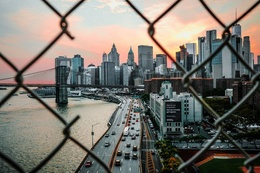
%> input picture Project0/1.jpg, 260 x 173 px, shrunk from 800 x 533 before the run
$ octave Project0.m   (GNU Octave 9; MATLAB toolbox functions it lacks are replaced by stand-ins)
%> lines starting %> are read from the running program, lines starting %| are printed output that depends on the picture; in (x1, y1, x2, y2) boxes, pixels count from 0 and x2, y2 are one past the last pixel; in counts of white or black regions, pixels touching at a corner belong together; the program's own positions count from 1
### Project0/histImg.m
function [] = histImg( image )
% Drawing histogram for an input image.
% 1430003045 钟钧儒

% Transfer to gray.
gray = rgb2gray(image);
% Get the width and length of the image.
[M,N] = size(gray);

% Initialize vectors with the length of 256
t = 1:256;
n = 1:256;
count = 0;
% Looping in grey value.
for z = 1:256
    for i = 1:M
        for j = 1:N
            % Counting the number of matching current grey value.
            if gray(i,j) == z - 1
                count = count + 1;
            end
        end
    end
    % Record the count.
    t(z) = count;
    % Reset the counter.
    count = 0;
end
% Draw the histogram.
figure(1);
disp(t')
stem(n,t);
grid on;
title('Histogram of image');

% Draw the CDF.
counts = t;
x = n;
counts = counts/M/N;
figure(2);
plot(x,counts);
grid on;
title('CDF of the image');
end

### Project0/histEqal.m
function [ ] = histEqal( image )
%Histogram equalization
%   1430003045 钟钧儒

% Transfer to gray.
gray = rgb2gray(image);
% Get the size of the image.
[M,N] = size(gray);
pixelCount = size(gray,1) * size(gray,2);
% Show the original gray image.
figure,imshow(gray);
title('Original image');
% Get the histogram of the orignal image.
hist = zeros(size(gray));
freq = zeros(256,1);
probf = zeros(256,1);

for i = 1:M
    for j = 1:N
        value = gray(i,j);
        freq(value + 1) = freq(value + 1) + 1;
        probf(value + 1) = freq(value + 1) / pixelCount;
    end
end

% Get the cumulative distribution.
sum = 0;
probc = zeros(256,1);
cum = zeros(256,1);
output = zeros(256,1);
for i = 1:size(probf)
    sum = sum + freq(i);
    cum(i) = sum;
    probc(i) = cum(i) / pixelCount;
    output(i) = round(probc(i) * 255);
end
for i = 1:M
    for j = 1:N
        hist(i,j) = output(gray(i,j) + 1);
    end
end
% Show the image.
figure, imshow(hist);
title('Histogram equalization');

### Project0/linTransformImg.m
function [ ] = linTransformImg( image,k,m )
%Gray linear transformation.
%   1430003045 钟钧儒

% Transfer to gray.
gray = rgb2gray(image);
% Display the original image.
figure(1), imshow(gray);
title('Original image');
% Display the original histogram.
% figure(1), imhist(gray);

% Do linear transformation.
new = zeros(size(gray));
gray = im2double(gray);
% For all pixels, applying the linear transformation function.
for i = 1:size(gray,1)
    for j = 1:size(gray,2)
        new(i,j) = k + m * gray(i,j);
    end
end
new = im2uint8(new);
% Display the new image.
figure(2),imshow(new);
% figure(2),imhist(new);
title('New image');
end

### Project0/smoothImg.m
function [ ] = smoothImg( image,kernel,sigma )
%Smoothing image with averaging filter.
%   1430003045 钟钧儒

% Transfer the image into gray.
gray = rgb2gray(image);
% Display the original image.
figure(1), imshow(gray);
%figure(3), imhist(gray);
title('Original image');

% Do smoothing
h = fspecial('gaussian', kernel, sigma);
mesh(h);
imagesc(h);
new = imfilter(gray,h);

% Display the new image.
figure(4), imshow(new);
%figure(5), imhist(new);
title('New image');
end

### Project0/sharpenImage.m
function [ ] = sharpenImage( image,variance )
%Sharpen image
%   1430003045 钟钧儒

% Transfer the image into gray.
gray = rgb2gray(image);
% Display the original image.
figure(1), imshow(gray);
%figure(1), imhist(gray);
title('Original image');

% Initialize the custom filter.
H = padarray(2,[2,2]) - fspecial('gaussian',5,variance);
new = imfilter(gray,H);

% Display the new image.
figure(2), imshow(new);
%figure(2), imhist(new);
title('New image');
end

### Project0/Project0.m
% Project 0, CVPR, Semster 1, 2017-2018
% 1430003045 钟钧儒

% Importing and show an image.
im = imread('1.jpg');
%> im is the input picture: size 173x260x3 uint8; mean R, G, B 122.4, 117.7, 109.9
imshow(im);

% Run histogram function.
histImg(im);
%> in histImg, `gray = rgb2gray(image);`:
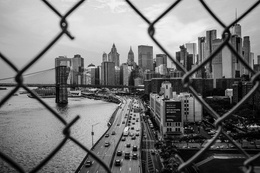
%> gray: size 173x260 uint8; min 0, max 243, mean 118.2
%> after the loop in histImg, `for z = 1:256`: t = 256 values, max 325 at index 16, min 0 at index 245, mean 175.7
%> (printed output is left out)
%> in histImg, `title('Histogram of image');`:
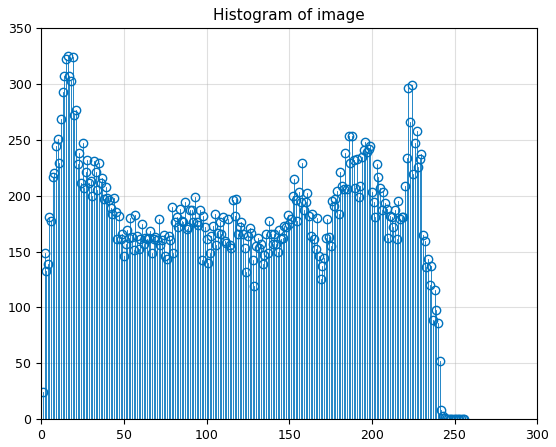
%> figure redrawn from the program's plot data; highest point at x = 16, y = 325
%> in histImg, `counts = t;`: counts has the same summary as t
%> in histImg, `counts = counts/M/N;`: counts = 256 values, max 0.00723 at index 16, min 0 at index 245, mean 0.00391
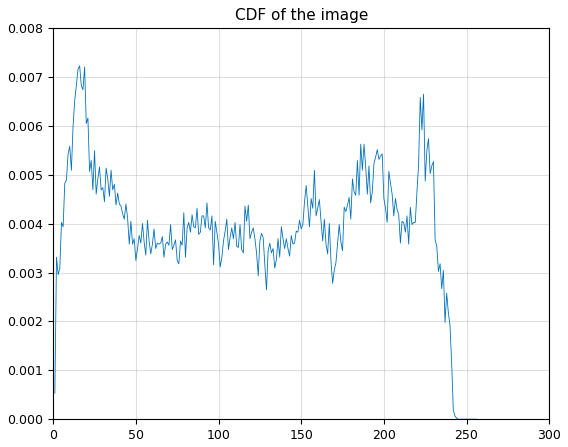
%> figure redrawn from the program's plot data; curve peaks at x = 16, y = 0.00723

% Run histogram equalization.
histEqal(im);
%> after the loop in histEqal, `for i = 1:M`: freq has the same summary as t in histImg; probf has the same summary as counts in histImg
%> the loop in histEqal, `for i = 1:size(probf)` made 256 passes
%> sum on passes 1 to 3: 24, 173, 306
%> after the loop in histEqal, `for i = 1:size(probf)`: cum = 256 values from 24 to 44980; output = 256 values from 0 to 255; probc = 256 values from 0.000534 to 1; sum = 44980
%> in histEqal, `imshow(hist)`:
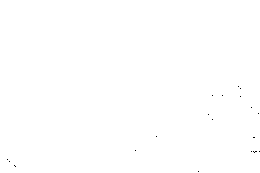
%> displayed picture: size 173x260, on the screen's scale of 0 to 255; 99.9% white; black in thin lines or dots, all inside (x1, y1, x2, y2) = (7, 86, 260, 172)

% Run linear transformation.
linTransformImg(im,0.5,1);

% Run smoothing.
smoothImg(im,10,5);
%> in smoothImg, `mesh(h);`:
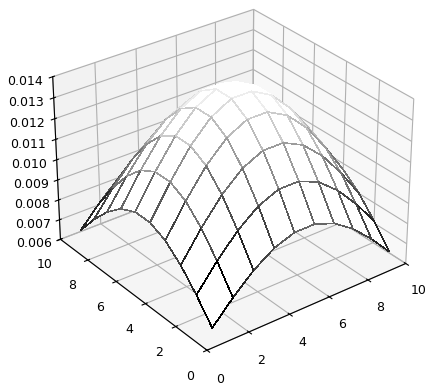
%> figure redrawn from the program's plot data
%> in smoothImg, `new = imfilter(gray,h);`:
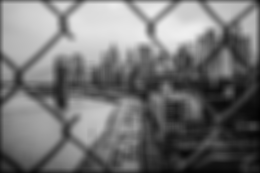
%> new: size 173x260 uint8; min 3, max 239, mean 115.5

% Run sharpening.
sharpenImage(im,5);
%> in sharpenImage, `new = imfilter(gray,H);`:
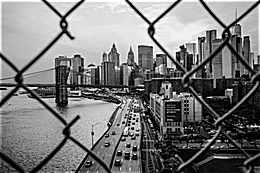
%> new: size 173x260 uint8; min 0, max 255, mean 120.7
